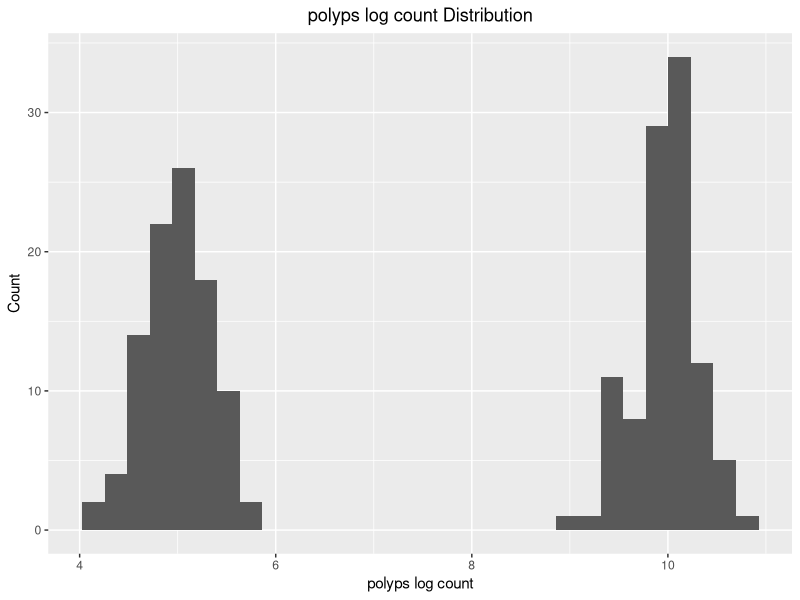
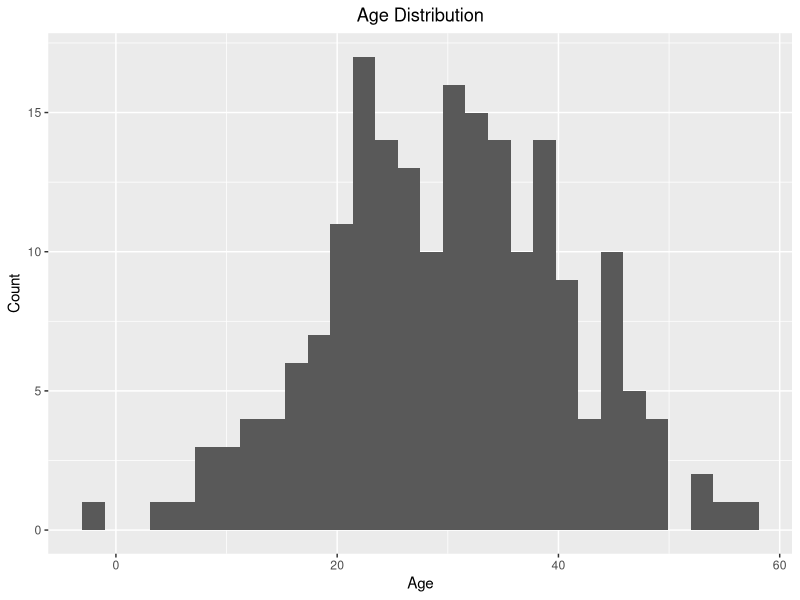
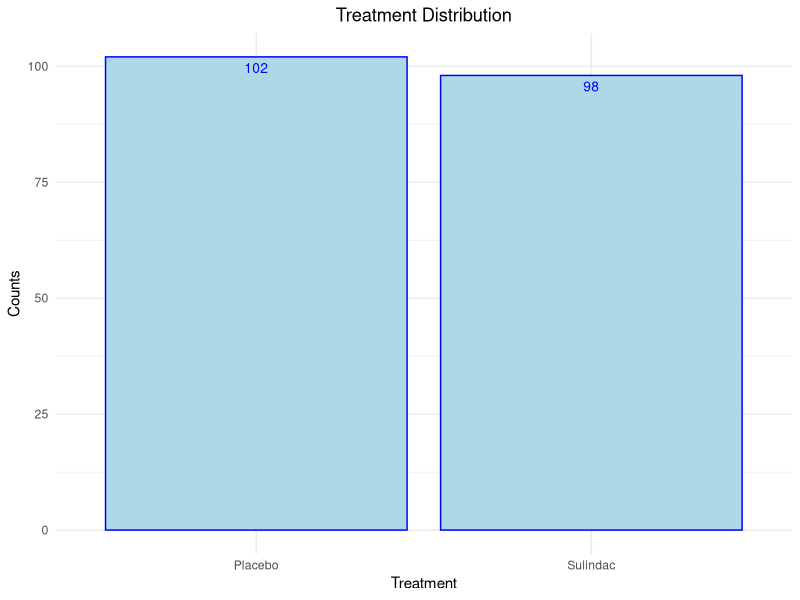
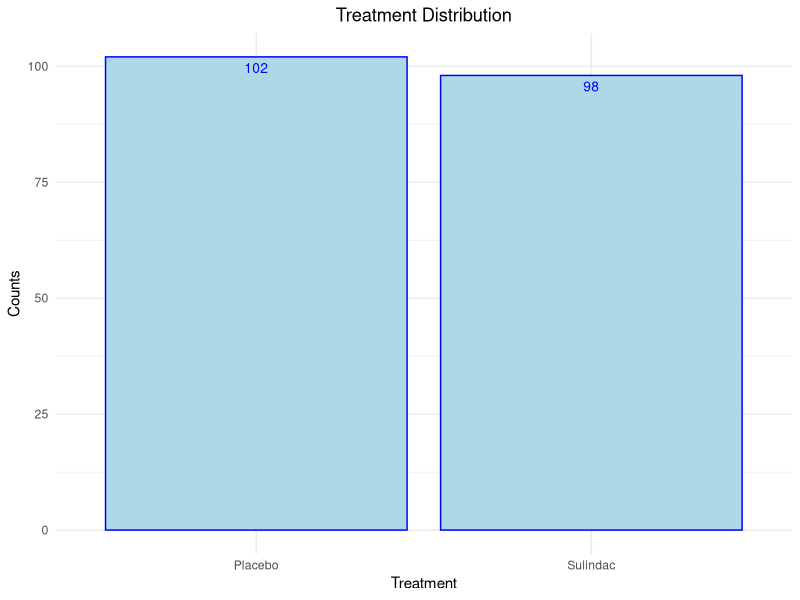
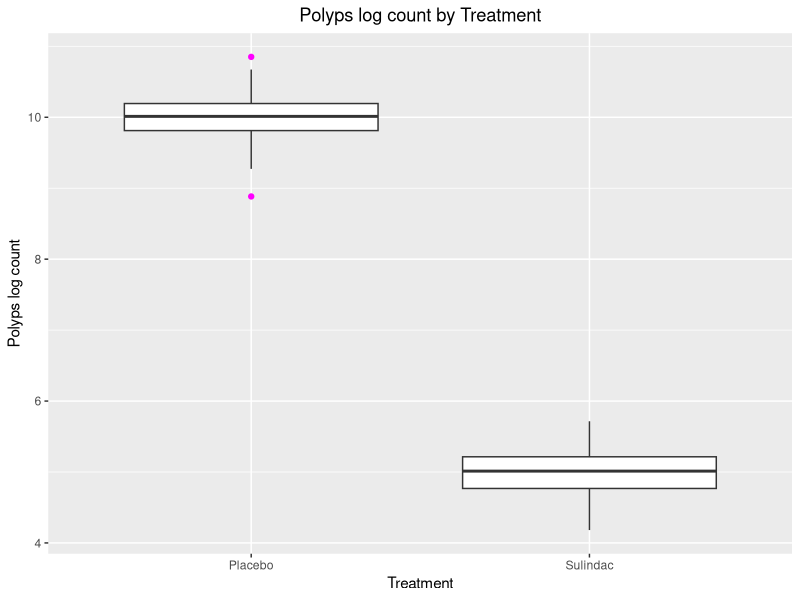
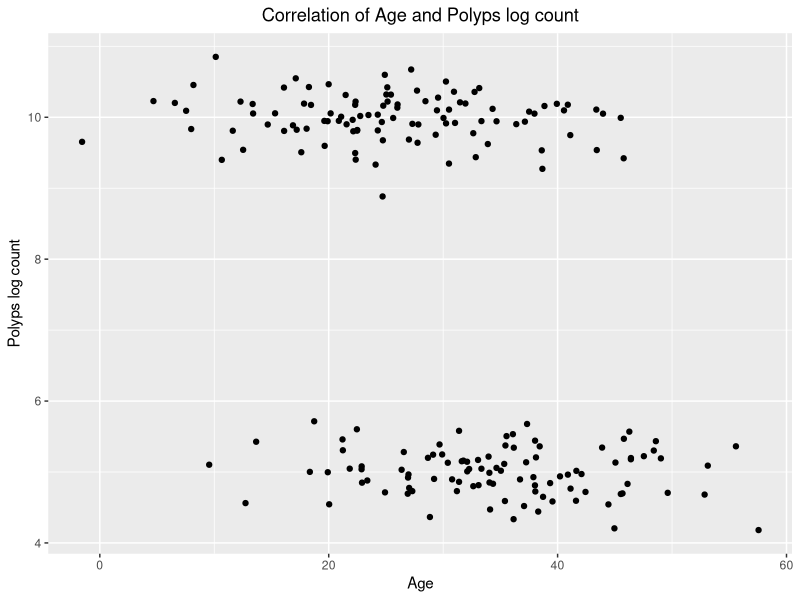
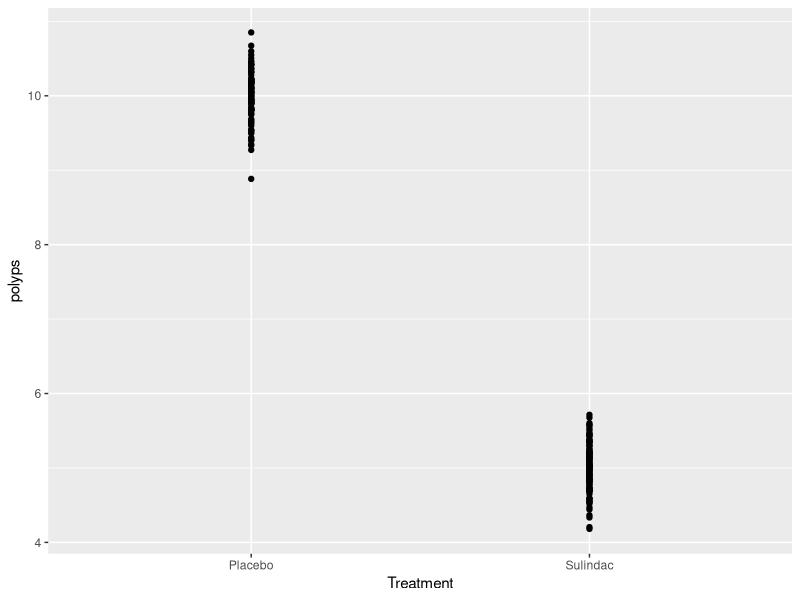
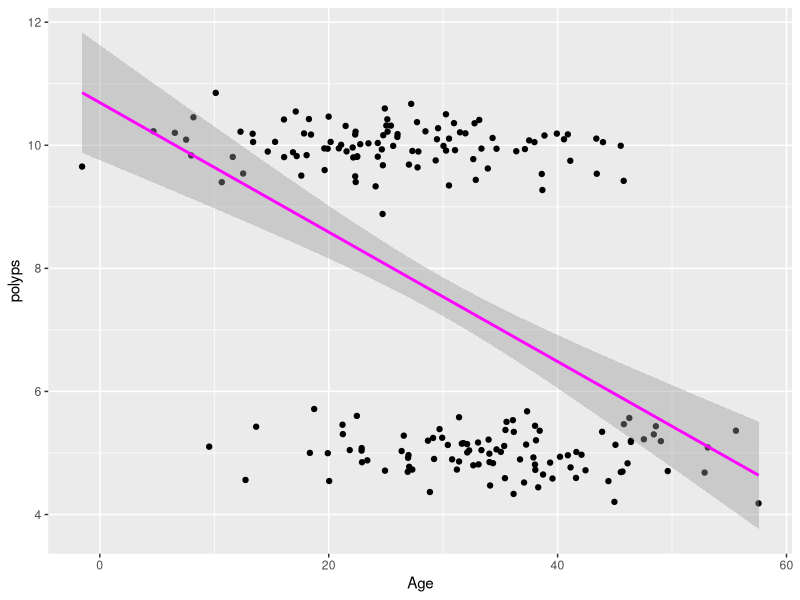

Recreate these plots in R, in order.
## ---- chunk 1
#Loading relevant libraries needed for the case study.
library(tidyverse)
library(ggthemes)
library(broom)
library(knitr)
library(haven)
library(dplyr)
library(ggplot2)
## ---- chunk 2
#Loading csv data set for the case study.
PD <- read.csv("polyps_data(1).csv")
## ---- chunk 3
#Renaming variables in the polyps data set. 
PD <- PD %>%
  rename("polyps" = polyps , "Age" = age, "Treatment" = treat)
## ---- chunk 4
#Numeric summaries.
##Summaries for polyps log count variable.
PD %>% 
  summarize(PD, "Mean polyps log count"= mean(polyps),"Median polyps log count"= median(polyps), "IQR"=IQR(polyps), "SD"=sd(polyps), "Minimum"=min(polyps), "Maximum"=max(polyps)) %>% kable(digits=2)

##Summaries for Age.
PD %>% 
  summarize(PD, "Mean Age"= mean(Age),"Median Age"= median(Age), "IQR"=IQR(Age), "SD"=sd(Age), "Minimum"=min(Age), "Maximum"=max(Age)) %>% kable(digits=2)

#Summaries for Treatment variable.
PD %>%
  count(Treatment) %>% kable(digits=2)
## ---- chunk 5
#Visual summaries of each variable.
##Summaries for polyps log count. 
ggplot(PD, aes(x=polyps)) + geom_histogram() + xlab("polyps log count") + ylab("Count") + labs(title="polyps log count Distribution") + theme(plot.title = element_text(hjust = 0.5))

##Summaries for Age.
ggplot(PD, aes(x=Age)) + geom_histogram() + xlab("Age") + ylab("Count") + labs(title="Age Distribution") + theme(plot.title = element_text(hjust = 0.5))
## ---- chunk 6
##Summaries for Treatment group.
ggplot(PD, aes(x = Treatment)) + 
  geom_bar(color = "blue", fill = "light blue") + 
  theme_minimal() + 
  labs(title = "Treatment Distribution", x = "Treatment", y = "Counts") + 
  geom_text(aes(label = after_stat(count)), stat = 'count', vjust = 1.6, color = "blue", size = 3.5) + 
  theme(plot.title = element_text(hjust = 0.5))
## ---- chunk 7
#Correlation of Age and polyps log count grouped by Treatment.
group_by(PD, Treatment) %>% summarize(cor(polyps, Age)) %>% kable(digits=2, caption = ("Correlation of Polyps log count and Age by Treatment "))
## ---- chunk 8
#Correlation of Age and polyps log count.
select(PD, polyps, Age) %>% cor() %>% kable(digits=2, caption=("Correlation of PD and Age"))
## ---- chunk 9
PD %>% 
  group_by(Treatment) %>%
  summarize("Mean polyps log count"= mean(polyps),"Median polyps log count"= median(polyps), "IQR"=IQR(polyps), "SD"=sd(polyps)) %>% kable(digits=2, caption = ("Mean Polyps (log count) by Treatment Group"))

PD %>% 
  group_by(Treatment) %>%
  summarize("Mean Age"= mean(Age),"Median Age"= median(Age), "IQR"=IQR(Age), "SD"=sd(Age), "Minimum"=min(Age)) %>% kable(digits=2, caption = ("Mean Age by Treatment Group"))  
## ---- chunk 10
##Summaries for Treatment group.
ggplot(PD, aes(x = Treatment)) + 
  geom_bar(color = "blue", fill = "light blue") + 
  theme_minimal() + 
  labs(title = "Treatment Distribution", x = "Treatment", y = "Counts") + 
  geom_text(aes(label = after_stat(count)), stat = 'count', vjust = 1.6, color = "blue", size = 3.5) + 
  theme(plot.title = element_text(hjust = 0.5))

#Visual summaries of the relationship between each explanatory variable and response variable.
##Treatment group vs. polyps log count
ggplot(PD, aes(x=Treatment, y=polyps)) + geom_boxplot(outlier.colour = "magenta") + labs(title="Polyps log count by Treatment",  x="Treatment", y="Polyps log count") + theme(plot.title = element_text(hjust = 0.5))
## ---- chunk 11
#Visual summaries of the relationship between each explanatory variable and response variable. 
##Age vs. Polyps log count
ggplot(PD, aes(x=Age, y=polyps)) + geom_point() + ylab("Polyps log count") + xlab("Age") + labs(title="Correlation of Age and Polyps log count") + theme(plot.title = element_text(hjust = 0.5))
## ---- chunk 12
#Fitting two simple regression models to estimate association.
lm1 <- with(PD, lm(polyps ~ Treatment))
lm1 %>% tidy(conf.int= T) %>% kable(digits = 2, caption = ("Linear Model 1"))

lm2 <- with(PD, lm(polyps ~ Age))
lm2 %>% tidy(conf.int= T) %>% kable(digits = 2, caption = ("Linear Model 2"))
## ---- chunk 13
#Scatter plot of linear model 1 to view associations.
ggplot(PD, aes(x=Treatment, y=polyps)) + geom_point() + geom_smooth(method = "lm", color = "magenta")

#Scatter plot of linear model 2 to view associations.
ggplot(PD, aes(x=Age, y=polyps)) + geom_point() + geom_smooth(method = "lm", color = "magenta")
## ---- chunk 14
#Checking assumptions for simple linear model 1.
#Fitting model and obtaining residuals.
lm1 <- with (PD, lm(polyps ~ Treatment))
PD_resid1 <- mutate(PD, resid=lm1$resid)

##Checking linearity for linear model 1 Treatment and Polyps log count.
###Checking linearity for assault and murder.
ggplot(PD, aes(x=Treatment, y=polyps)) + geom_point() + geom_smooth(method = "lm", color = "magenta")

##Checking independence would involve reviewing data collection with your collaborator.

##Checking normality assumptions.
ggplot(PD_resid1, aes(x = lm1$resid)) + geom_histogram() + xlab("Residuals")

##Checking for equal variance assumptions.
###Checking equal variances for Treatment.
ggplot(PD_resid1, aes(x = Treatment, y = lm1$resid)) + geom_point() + geom_hline(yintercept = 0) + xlab("Treatment") + ylab("Residuals")
###Checking equal variances for polyps log count.
ggplot(PD_resid1, aes(x = polyps, y = lm1$resid)) + geom_point() + geom_hline(yintercept = 0) + xlab("polyps") + ylab("Residuals")
## ---- chunk 15
#Checking assumptions for simple linear model 2.
#Fitting model and obtaining residuals.
lm2 <- with (PD, lm(polyps ~ Age))
PD_resid2 <- mutate(PD, resid=lm2$resid)

##Checking linearity for linear model 2 Treatment and Age.
###Checking linearity for assault and murder.
ggplot(PD, aes(x=Age, y=polyps)) + geom_point() + geom_smooth(method = "lm", color = "magenta")

##Checking independence would involve reviewing data collection with your collaborator.

##Checking normality assumptions.
ggplot(PD_resid2, aes(x = lm2$resid)) + geom_histogram() + xlab("Residuals")

##Checking for equal variance assumptions.
###Checking equal variances for Treatment.
ggplot(PD_resid1, aes(x = Treatment, y = lm2$resid)) + geom_point() + geom_hline(yintercept = 0) + xlab("Treatment") + ylab("Residuals")
###Checking equal variances for Age.
ggplot(PD_resid2, aes(x = Age, y = lm2$resid)) + geom_point() + geom_hline(yintercept = 0) + xlab("polyps") + ylab("Residuals")
## ---- chunk 16
#Fitting one multiple regression model to estimate association.
lm3 <- with(PD, lm(polyps ~ Treatment * Age))
lm3 %>% tidy(conf.int= T) %>% kable(digits = 2, caption = ("Linear Model 3 (Polyps Log Count, Treatment, and Age)"))
## ---- chunk 17
#Checking assumptions for multiple regression model 3.
#Fitting model and obtaining residuals.
lm3 <- with(PD, lm(polyps ~ Treatment * Age)) 
PD_resid3 <- mutate(PD, resid=lm3$resid)

##Checking linearity for linear model 3. 
###Checking linearity for polyps log count and Age.
ggplot(PD, aes(x=Age, y=polyps)) + geom_point() + geom_smooth(method = "lm", color = "magenta")
###Checking linearity for Treatment and polyps log count.
ggplot(PD, aes(x= Treatment, y= polyps)) + geom_point() + geom_smooth(method = "lm", color = "magenta")
###Checking linearity for Age and Treatment.
ggplot(PD, aes(x=Age, y=Treatment)) + geom_point() + geom_smooth(method="lm", color = "magenta")

##Checking independence would involve reviewing data collection with your collaborator.

##Checking normality assumptions. 
ggplot(PD_resid3, aes(x = lm3$resid)) + geom_histogram() + xlab("Residuals")

##Checking for equal variance assumptions.
###Checking equal variances for Treatment.
ggplot(PD_resid3, aes(x = Treatment, y = lm3$resid)) + geom_point() + geom_hline(yintercept = 0) + xlab("Treatment") + ylab("Residuals")
###Checking equal variances for Age.
ggplot(PD_resid3, aes(x = Age, y = lm3$resid)) + geom_point() + geom_hline(yintercept = 0) + xlab("Age") + ylab("Residuals")
###Checking equal variances for Polyps log count.
ggplot(PD_resid3, aes(x = polyps , y = lm3$resid)) + geom_point() + geom_hline(yintercept = 0) + xlab("polyps log count") + ylab("Residuals")
## ---- chunk 18
#Scatter plot of multiple regression model 3.
ggplot(PD, aes(x = Age, y = polyps, color = Treatment)) + geom_point() + geom_smooth(method = "lm", se = FALSE) + xlab("Age") + ylab("Polyps log count") + labs(title = "Relationship between Age, Polyps log count, and Treatment") + theme(plot.title = element_text(hjust = 0.5))
